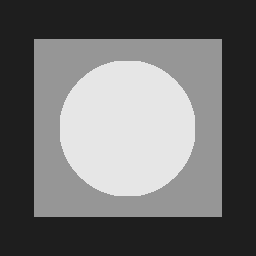
%> input picture example/code20220419/data/pattern.bmp, 256 x 256 px
$ octave L20220419_ex1.m   (GNU Octave 9; MATLAB toolbox functions it lacks are replaced by stand-ins)
%> lines starting %> are read from the running program, lines starting %| are printed output that depends on the picture
%%%%%%%%%%%%%%%%%%%%%%%%%%
% 学习如何在测试图上叠加随机噪声
% 学习使用函数：rand，randn
% 提高：使用均匀随机数生成具有规定分布的随机数
clc;clear;close all;

% 测试图 pattern.bmp 仅有三个灰度值：30,150,230
% 灰度最小值不用0，最大值不用255，
% 可避免叠加正负值噪声后超出[0 255]范围，
% 也便于测试椒盐噪声
I = imread('..\\data\\pattern.bmp');% 注意此处灰度值区间
%> I is the input picture: size 256x256 uint8; min 30, max 230, mean 109.1
figure(1);hold on;
subplot(231);imshow(I);title('测试图','FontSize',14);
subplot(234);bar(imhist(I));title('测试图直方图','FontSize',14);
%> after `title('测试图直方图','FontSize',14)`:
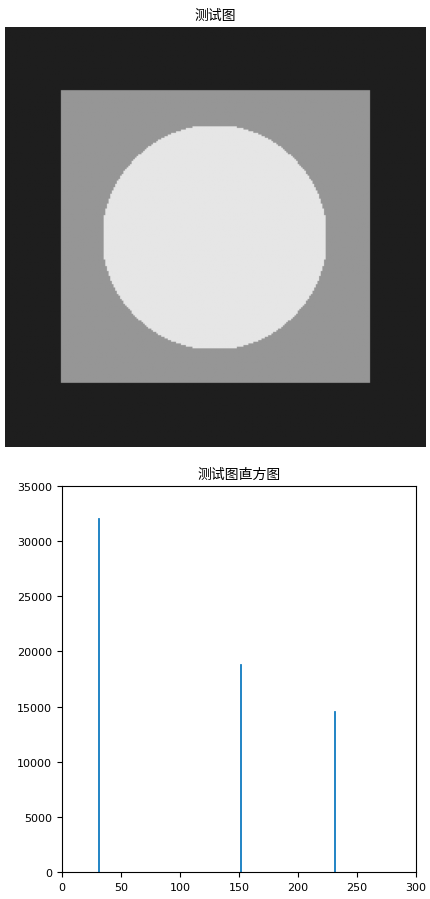
%> figure redrawn from the program's plot data, 2 panels

im = mat2gray(I,[0 255]);% 注意此处灰度值区间,写成 mat2gray(I)结果怎样？
% im有3个数值：0.1176，0.5882，0.9020
% 为简化分析，叠加的噪声值大小在[-0.1 0.1]区间内
figure(1);hold on;
subplot(231);imshow(im);title('测试图','FontSize',14);
subplot(234);bar(imhist(im));title('测试图直方图','FontSize',14);

%%%%%%%%%%%%%%%%%%%%%%%%%%%%%%%%%%%%%%%%
%产生高斯噪声 noiseg，均值为m，方差为v
m = 0;
v = 0.001;
noise_n = randn(size(im,1),size(im,2)); % 得到由标准正态分布的随机数组成的矩阵
noiseg = sqrt(v)*noise_n + m; % 得到规定均值和方差正态分布的随机数
% 显示噪声图像和噪声图像的直方图
subplot(232);imshow(noiseg,[]);title('高斯噪声图像','FontSize',14);
subplot(235);histogram(noiseg(:),64);title('高斯噪声直方图','FontSize',14);

%%%%%%%%%%%%%%%%%%%%%%%%%%%%%%%%%%%%%%%%
%在测试图上加高斯噪声
fg = im + noiseg;
% 显示图像
subplot(233);imshow(fg);title('加高斯噪声的测试图','FontSize',14);
subplot(236);bar(imhist(fg));title('噪声测试图直方图','FontSize',14);
%> after `title('噪声测试图直方图','FontSize',14)`:
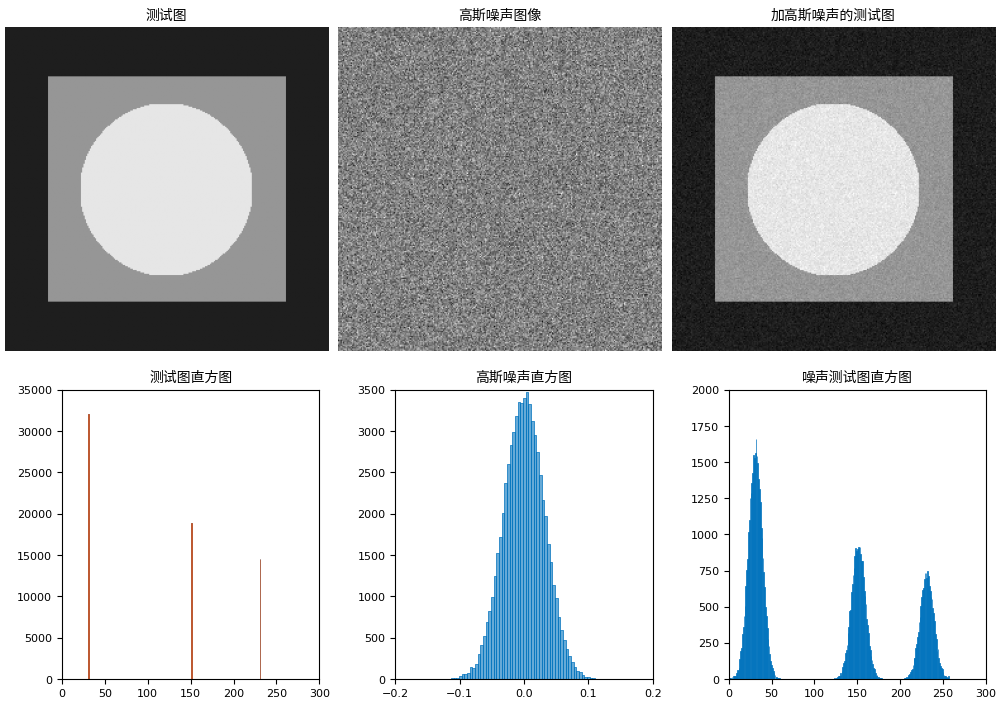
%> figure redrawn from the program's plot data, 6 panels

%%%%%%%%%%%%%%%%%%%%%%%%%%%%%%%%%%%%%%%%
%%%%%%%%%%%%%%%%%%%%%%%%%%%%%%%%%%%%%%%%
%%%%%%%%%%%%%%%%%%%%%%%%%%%%%%%%%%%%%%%%
%%%%%%%%%%%%%%%%%%%%%%%%%%%%%%%%%%%%%%%%
% 加均匀噪声 noiseu ，在 (-0.05,0.05) 区间均匀分布
a = -0.05;b = 0.05;
noise_n = rand(size(im,1),size(im,2));% 得到在区间(0,1)内均匀分布的随机数矩阵
noiseu = (a+(b-a)*noise_n);
fu = im + noiseu;
% 显示图像
figure;
subplot(221);imshow(noiseu,[]);title('均匀噪声图像');
subplot(222);histogram(noiseu(:),64);title('均匀噪声直方图');
subplot(223);imshow(fu);title('加均匀噪声的测试图');
subplot(224);bar(imhist(fu));title('噪声测试图直方图');
%> after `title('噪声测试图直方图')`:
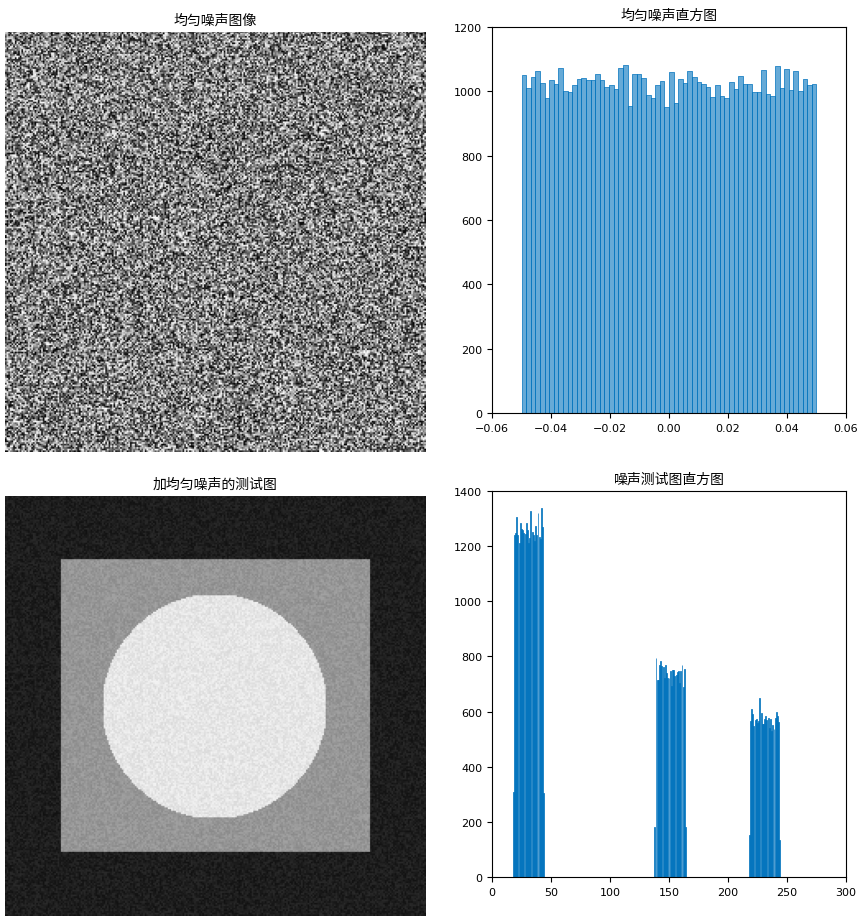
%> figure redrawn from the program's plot data, 4 panels

%%%%%%%%%%%%%%%%%%%%%%%%%%%%%%%%%%%%%%%%
% 加瑞利噪声
% 使用均匀随机数生成具有规定分布的随机数
% 参考直方图匹配的思路
a = -0.04;
b = 0.0032;
noise_n = rand(size(im,1),size(im,2));
noiser = (a + sqrt(-b*log(1-noise_n))); % 瑞利噪声CDF的反函数
fr = im + noiser;
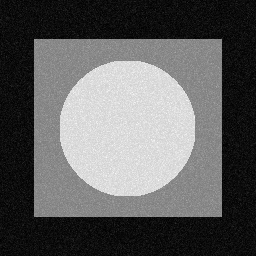
%> fr: size 256x256 double; min 0.078, max 1.04, mean 0.438; drawn with min black and max white
figure;
subplot(221);imshow(noiser,[]);title('瑞利噪声图像');
subplot(222);histogram(noiser(:),64);title('瑞利噪声直方图');
subplot(223);imshow(fr);title('加瑞利噪声的测试图');
subplot(224);bar(imhist(fr));title('噪声测试图直方图');
%> after `title('噪声测试图直方图')`:
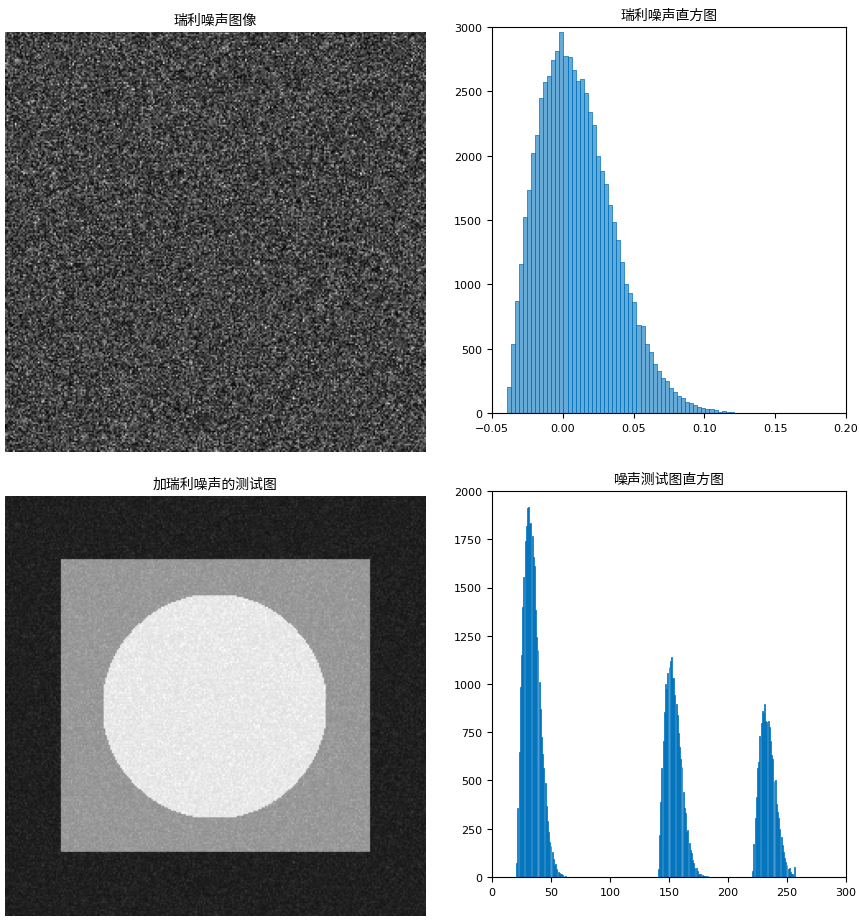
%> figure redrawn from the program's plot data, 4 panels
